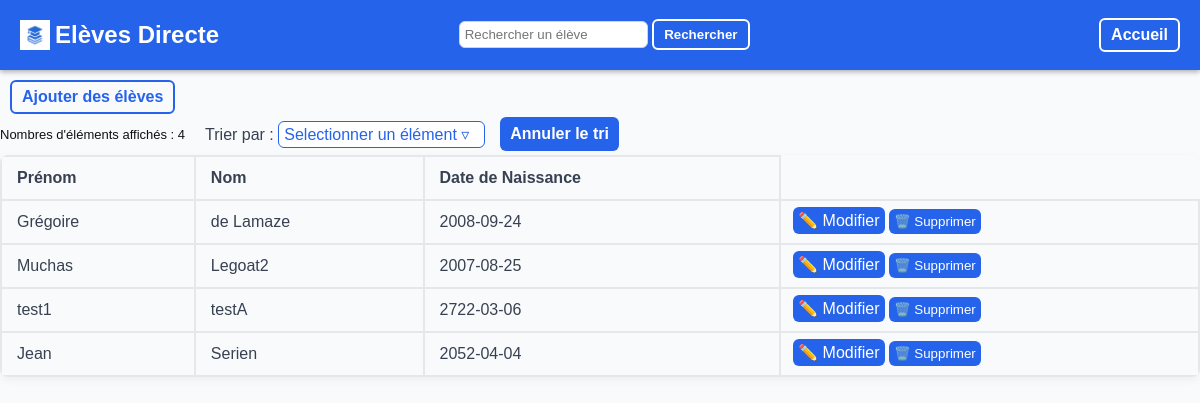
/eleve/liste, run on the app's committed database.
### tables this page shows
CREATE TABLE Eleve (
    Id INTEGER PRIMARY KEY AUTOINCREMENT,
    Prenom TEXT NOT NULL,
    Nom TEXT NOT NULL,
    Date_de_Naissance DATE NOT NULL,
    Id_Classe INTEGER,
    FOREIGN KEY (Id_Classe)
        REFERENCES Classe(Id)
        ON DELETE CASCADE
        ON UPDATE CASCADE
    );

### Backend.py (the view, shortened to what this page needs)
@app.route('/eleve/liste', methods=["POST","GET"])
def liste():
    return render_template('liste.html', valeurs=execute_sql("SELECT * FROM Eleve"), colonnes=colonnes_eleve, infos= {"element" : "élève","URL_ajout": "/eleve/ajout", "titre": "Ajouter des élèves", "ajout_boutton": "Ajouter des élèves","URL_update": "/eleve/update" })

### Backend.py (called while the page is built)
def execute_sql(commande, argument=()):
    conn = sqlite3.connect(DB_NAME)
    c = conn.cursor()
    c.execute(commande, argument)
    valeurs = c.fetchall()
    conn.commit()
    conn.close()
    return valeurs

### templates/liste.html (shortened to what this page needs)
<!DOCTYPE html>
<html lang="fr">
<head>
    <link rel="stylesheet" href="../static/styles.css">
</head>
<body>
    {% include "composants/topbar.html" %}
   <a class="back_button" href='{{infos["URL_ajout"]}}'>{{infos["ajout_boutton"]}}</a>
        <div class="haut_tableau">
            <p id="compteur_text" class="compteur">Nombres d'éléments affichés : <span id="compteur"></span></p>
            <div class="dropdown" id="dropdown">
                <label for="dropdown">Trier par : </label>
                <div class="dropdown-button" onclick="toggleMenu()">Selectionner un élément &#9663;
                </div>
            </div>
            <a href='{{infos["URL_actuelle"]}}' class="annuler-button">Annuler le tri</a>
        </div>
    <table>
        <tr>
        {% for c in colonnes %}
            <th>{{ c["titre"] }}</th>
        {% endfor %}
        </tr>
        {% for v in valeurs %}
        <tr>
            {% for c in colonnes %}
            <td>{{v[c["order"]]}}</td>
            {% endfor %}
            <td class="button_case">
                <form class="actions-buttons-form" method="POST">
                    <a href="{{ infos['URL_update']}}?id={{ v[0] }}">✏️ Modifier</a>
                    <button type="submit">🗑️ Supprimer</button>
                </form>
            </td>
        </tr>
        {% endfor %}
    </table>
</body>
</html>

### templates/composants/topbar.html (shortened to what this page needs)
<div class="topbar">
        <a class="logo" href="/">
        <img src="../static/icon.png" alt="">
        <h2>Elèves Directe</h2>
        </a>
        <form >
            <input type="text" name="recherche" placeholder="Rechercher un {{infos['element']}}" value="{{ recherche }}">
        <button type="submit">Rechercher</button>
    </form>
    <nav>
        <a href='/' class="ajout_button"  >Accueil</a>
    </nav>
    </div>

### static/styles.css (style rules this page uses)
body { font-family: Arial, sans-serif; background-color: #f9fafb; color: #2563eb; margin: 0; }
.ajout_button { display: inline-block; border: 2px solid white; border-radius: 6px; padding: 6px 10px; text-decoration: none; font-weight: bold; color: white; cursor: pointer; }
table { width : 100%; box-shadow: 0 3px 10px rgba(0,0,0,0.05); border-collapse: collapse; border-radius: 8px; overflow: hidden; }
th, td { border: 2px solid #e5e7eb; overflow: hidden; text-align: left; color: #374151; padding: 12px 15px; }
input { color: #000000; padding: 5px; border : 1px solid #d1d5db; outline: none; transition: border-color 0.2s; border-radius: 6px; cursor: text; }
label { color: #374151; }
.button_case { padding: 1px; gap: 10px; align-items: center; width:min-content; }
.button_case button { background-color: #2563eb; color : white; border: none; padding: 5px; border-radius: 6px; cursor: pointer; }
.button_case a { background-color: #2563eb; color : white; border: none; padding: 5px; border-radius: 6px; cursor: pointer; text-decoration: none; }
.back_button { display: inline-block; border: 2px solid #2563eb; border-radius: 6px; padding: 6px 10px; text-decoration: none; font-weight: bold; color: #2563eb; cursor: pointer; margin-top: 10px; margin-left: 10px; }
.actions-buttons-form { padding: 1px; gap: 10px; align-items: center; margin-left: 10px; }
.topbar { background-color: #2563eb; color: white; display: flex; justify-content: space-between; align-items: center; padding: 1px 20px; box-shadow: 0 2px 5px rgba(0, 0, 0, 0.3); }
.topbar button { display: inline-block; border: 2px solid white; border-radius: 6px; padding: 6px 10px; text-decoration: none; font-weight: bold; color: white; background-color: #2563eb; cursor: pointer; }
.topbar form { align-content: center; }
.topbar img { width: 30px; height: 30px; margin-right: 5px; }
.topbar nav { margin-left: 110px; }
.logo { display: flex; align-items: center; text-decoration: none; color: white; }
.dropdown-button { display: inline-block; border: 1px solid #2563eb; border-radius: 6px; padding: 3px 5px; color: #2563eb; background-color: white; margin-right: 5px; cursor: pointer; width: 195px; }
.dropdown { position: relative; display: inline-block; margin-left: 20px; }
.compteur { color: #111; font-size: small; }
.haut_tableau { display: flex; align-items: center; margin: 0; }
.annuler-button { background-color: #2563eb; color : white; border: none; padding: 8px 10px; border-radius: 6px; cursor: pointer; font-weight: bold; cursor: pointer; text-decoration: none; margin-left: 10px ; }

### data on the page
Eleve: Prenom "Grégoire" "de Lamaze" "2008-09-24"
Eleve: Prenom "Muchas" "Legoat2" "2007-08-25"
Eleve: Prenom "test1" "testA" "2722-03-06"
Eleve: Prenom "Jean" "Serien" "2052-04-04"

### other printed values
{{ infos["ajout_boutton"] }} "Ajouter des élèves"
{{ c["titre"] }} "Prénom" "Nom" "Date de Naissance"
